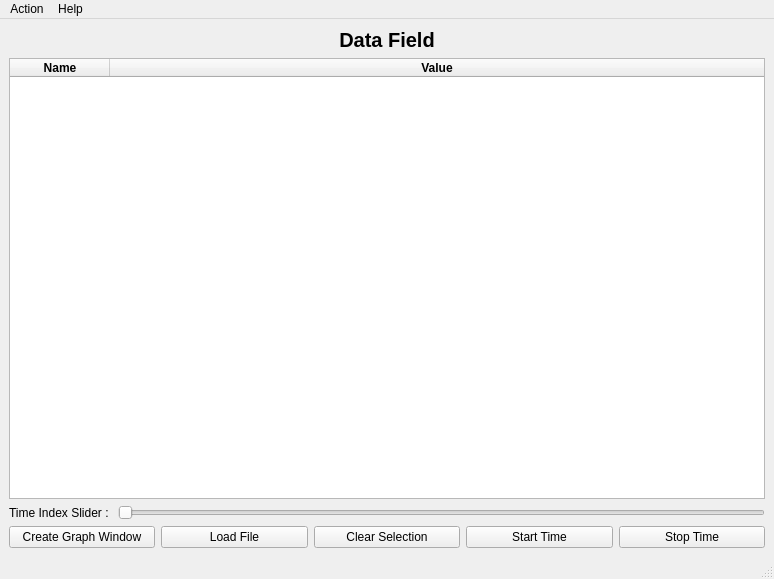
<?xml version="1.0" encoding="UTF-8"?>
<ui version="4.0">
 <class>MainWindow</class>
 <widget class="QMainWindow" name="MainWindow">
  <property name="geometry">
   <rect>
    <x>0</x>
    <y>0</y>
    <width>774</width>
    <height>579</height>
   </rect>
  </property>
  <property name="windowTitle">
   <string>PlotJugglerWithPython</string>
  </property>
  <widget class="QWidget" name="centralwidget">
   <layout class="QGridLayout" name="gridLayout">
    <item row="0" column="0">
     <layout class="QVBoxLayout" name="main_verticalLayout">
      <item>
       <widget class="QLabel" name="Data_Filed_Label">
        <property name="font">
         <font>
          <pointsize>15</pointsize>
          <weight>75</weight>
          <italic>false</italic>
          <bold>true</bold>
          <underline>false</underline>
          <strikeout>false</strikeout>
         </font>
        </property>
        <property name="text">
         <string>Data Field</string>
        </property>
        <property name="textFormat">
         <enum>Qt::AutoText</enum>
        </property>
        <property name="scaledContents">
         <bool>true</bool>
        </property>
        <property name="alignment">
         <set>Qt::AlignCenter</set>
        </property>
        <property name="wordWrap">
         <bool>true</bool>
        </property>
       </widget>
      </item>
      <item>
       <widget class="QTreeWidget" name="Data_treeWidget">
        <property name="layoutDirection">
         <enum>Qt::LeftToRight</enum>
        </property>
        <property name="lineWidth">
         <number>1</number>
        </property>
        <property name="dragEnabled">
         <bool>true</bool>
        </property>
        <property name="dragDropMode">
         <enum>QAbstractItemView::DragDrop</enum>
        </property>
        <property name="defaultDropAction">
         <enum>Qt::MoveAction</enum>
        </property>
        <property name="columnCount">
         <number>2</number>
        </property>
        <column>
         <property name="text">
          <string>Name</string>
         </property>
         <property name="font">
          <font>
           <weight>75</weight>
           <bold>true</bold>
          </font>
         </property>
         <property name="textAlignment">
          <set>AlignCenter</set>
         </property>
        </column>
        <column>
         <property name="text">
          <string>Value</string>
         </property>
         <property name="font">
          <font>
           <weight>75</weight>
           <bold>true</bold>
          </font>
         </property>
         <property name="textAlignment">
          <set>AlignCenter</set>
         </property>
        </column>
       </widget>
      </item>
      <item>
       <layout class="QHBoxLayout" name="Slider_horizontalLayout">
        <item>
         <widget class="QLabel" name="Time_Index_Slider_Label">
          <property name="text">
           <string>Time Index Slider : </string>
          </property>
          <property name="alignment">
           <set>Qt::AlignCenter</set>
          </property>
         </widget>
        </item>
        <item>
         <widget class="QSlider" name="Time_horizontalSlider">
          <property name="orientation">
           <enum>Qt::Horizontal</enum>
          </property>
         </widget>
        </item>
       </layout>
      </item>
      <item>
       <layout class="QHBoxLayout" name="btn_horizontalLayout" stretch="1,1,1,1,1">
        <item>
         <widget class="QPushButton" name="btn_Create">
          <property name="text">
           <string>Create Graph Window</string>
          </property>
         </widget>
        </item>
        <item>
         <widget class="QPushButton" name="btn_Load">
          <property name="text">
           <string>Load File</string>
          </property>
         </widget>
        </item>
        <item>
         <widget class="QPushButton" name="btn_Clear">
          <property name="text">
           <string>Clear Selection</string>
          </property>
         </widget>
        </item>
        <item>
         <widget class="QPushButton" name="btn_Start">
          <property name="text">
           <string>Start Time</string>
          </property>
         </widget>
        </item>
        <item>
         <widget class="QPushButton" name="btn_Stop">
          <property name="text">
           <string>Stop Time</string>
          </property>
         </widget>
        </item>
       </layout>
      </item>
     </layout>
    </item>
   </layout>
  </widget>
  <widget class="QMenuBar" name="menubar">
   <property name="geometry">
    <rect>
     <x>0</x>
     <y>0</y>
     <width>774</width>
     <height>21</height>
    </rect>
   </property>
   <widget class="QMenu" name="menuAction">
    <property name="title">
     <string>Action</string>
    </property>
    <addaction name="actionLoad_File"/>
    <addaction name="actionCreate_Graph_Window"/>
    <addaction name="actionClear_Selection"/>
    <addaction name="actionStart_Time"/>
    <addaction name="actionStop_Time"/>
   </widget>
   <widget class="QMenu" name="menuHelp">
    <property name="title">
     <string>Help</string>
    </property>
    <addaction name="actionAbout"/>
    <addaction name="actionExit"/>
   </widget>
   <addaction name="menuAction"/>
   <addaction name="menuHelp"/>
  </widget>
  <widget class="QStatusBar" name="statusbar">
   <property name="accessibleDescription">
    <string>Bang</string>
   </property>
  </widget>
  <action name="actionLoad_File">
   <property name="text">
    <string>Load File</string>
   </property>
  </action>
  <action name="actionCreate_Graph_Window">
   <property name="text">
    <string>Create Graph Window</string>
   </property>
  </action>
  <action name="actionClear_Selection">
   <property name="text">
    <string>Clear Selection</string>
   </property>
  </action>
  <action name="actionStart_Time">
   <property name="text">
    <string>Start Time</string>
   </property>
  </action>
  <action name="actionStop_Time">
   <property name="text">
    <string>Stop Time</string>
   </property>
  </action>
  <action name="actionAbout">
   <property name="text">
    <string>About</string>
   </property>
  </action>
  <action name="actionExit">
   <property name="text">
    <string>Exit</string>
   </property>
  </action>
 </widget>
 <resources/>
 <connections/>
</ui>
